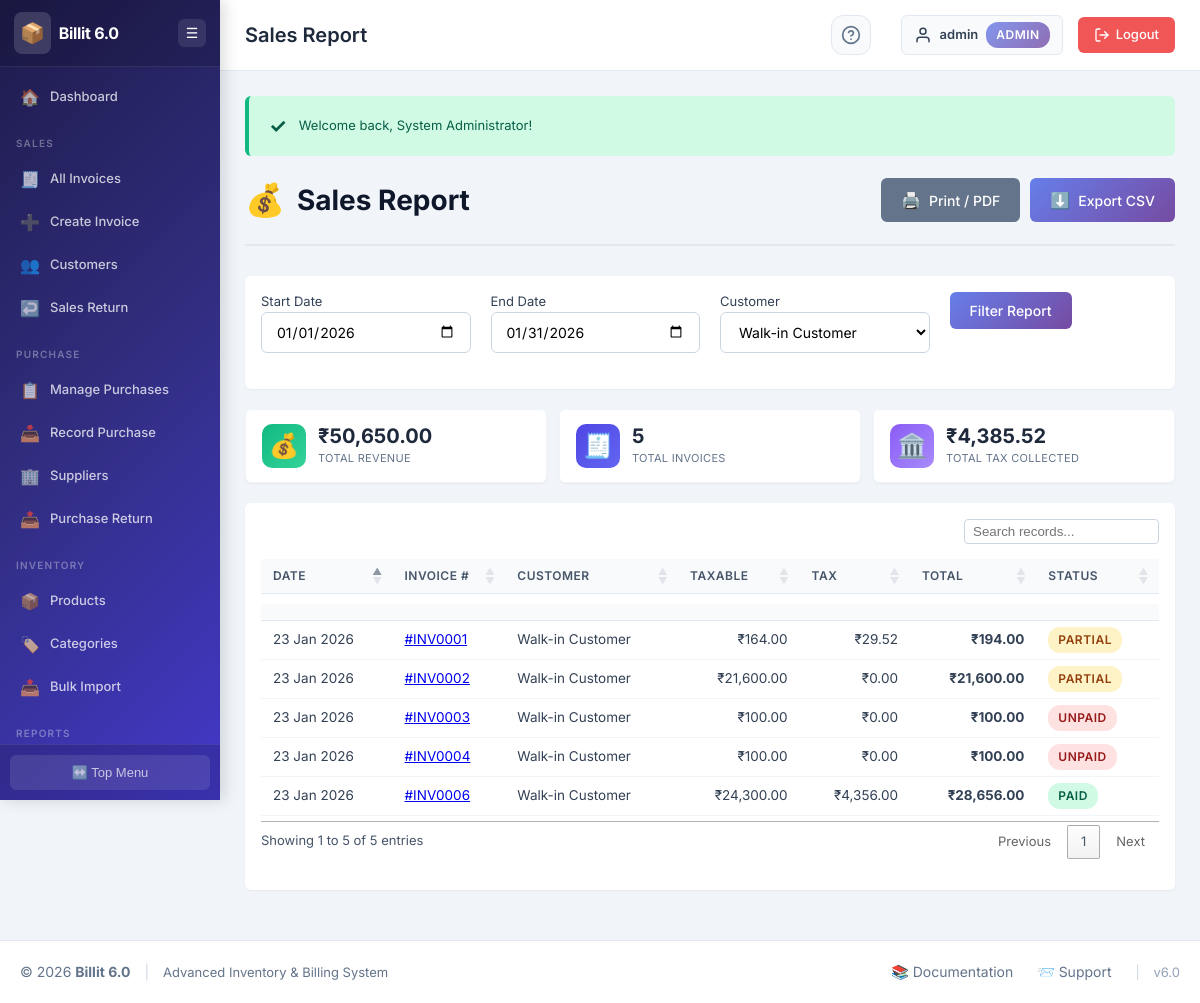
Screenshot of /reports/sales_report.php?customer_id=1 (signed in) with the database file from the repository.
### tables this page shows
CREATE TABLE `invoices` (
  `invoice_id` int(11) NOT NULL,
  `invoice_number` varchar(50) NOT NULL,
  `invoice_date` date NOT NULL,
  `customer_id` int(11) NOT NULL,
  `customer_name` varchar(200) NOT NULL,
  `customer_gstin` varchar(15) DEFAULT NULL,
  `customer_address` text DEFAULT NULL,
  `customer_state_code` varchar(2) DEFAULT NULL,
  `subtotal` decimal(10,2) NOT NULL DEFAULT 0.00,
  `discount_type` enum('percentage','amount') DEFAULT 'percentage',
  `discount_value` decimal(10,2) DEFAULT 0.00,
  `discount_amount` decimal(10,2) DEFAULT 0.00,
  `taxable_amount` decimal(10,2) NOT NULL DEFAULT 0.00,
  `cgst_amount` decimal(10,2) DEFAULT 0.00,
  `sgst_amount` decimal(10,2) DEFAULT 0.00,
  `igst_amount` decimal(10,2) DEFAULT 0.00,
  `total_tax` decimal(10,2) DEFAULT 0.00,
  `round_off` decimal(10,2) DEFAULT 0.00,
  `total_amount` decimal(10,2) NOT NULL DEFAULT 0.00,
  `amount_paid` decimal(10,2) DEFAULT 0.00,
  `amount_due` decimal(10,2) DEFAULT 0.00,
  `payment_status` enum('unpaid','partial','paid') NOT NULL DEFAULT 'unpaid',
  `invoice_status` enum('draft','finalized','cancelled') NOT NULL DEFAULT 'draft',
  `notes` text DEFAULT NULL,
  `terms_conditions` text DEFAULT NULL,
  `created_by` int(11) DEFAULT NULL,
  `created_at` timestamp NOT NULL DEFAULT current_timestamp(),
  `updated_at` timestamp NOT NULL DEFAULT current_timestamp() ON UPDATE current_timestamp()
);

### reports/sales_report.php (the view, shortened to what this page needs)
<?php
require_once '../config/config.php';
require_once '../includes/functions.php';
require_once '../includes/header.php';
$start_date = isset($_GET['start_date']) ? $_GET['start_date'] : date('Y-m-01');
$end_date = isset($_GET['end_date']) ? $_GET['end_date'] : date('Y-m-t');
$customer_id = isset($_GET['customer_id']) ? $_GET['customer_id'] : '';
$customers = db_fetch_all($connection, "SELECT customer_id, customer_name FROM customers ORDER BY customer_name");
$query = "SELECT * FROM invoices WHERE invoice_date BETWEEN '$start_date' AND '$end_date'";
if (!empty($customer_id)) {
    $query .= " AND customer_id = '$customer_id'";
}
$query .= " ORDER BY invoice_date DESC";
$invoices = db_fetch_all($connection, $query);
$total_revenue = 0;
$total_tax = 0;
foreach ($invoices as $inv) {
    $total_revenue += $inv['total_amount'];
    $total_tax += $inv['total_tax'];
}
?>
<div class="page-header">
    <div>
        <h2 class="page-title">
            <span class="page-icon">💰</span>
            Sales Report
        </h2>
    </div>
    <div class="page-actions">
        <button onclick="window.print()" class="btn btn-secondary">
            <span class="btn-icon">🖨️</span> Print / PDF
        </button>
        <a href="?export=csv&start_date=<?php echo $start_date; ?>&end_date=<?php echo $end_date; ?>&customer_id=<?php echo $customer_id; ?>" class="btn btn-primary">
            <span class="btn-icon">⬇️</span> Export CSV
        </a>
    </div>
</div>
<div class="card mb-20">
    <div class="card-body">
        <form method="GET" class="form-row align-items-end">
            <div class="form-group col-md-3">
                <label>Start Date</label>
                <input type="date" name="start_date" class="form-control" value="<?php echo $start_date; ?>">
            </div>
            <div class="form-group col-md-3">
                <label>End Date</label>
                <input type="date" name="end_date" class="form-control" value="<?php echo $end_date; ?>">
            </div>
            <div class="form-group col-md-3">
                <label>Customer</label>
                <select name="customer_id" class="form-control">
                    <?php foreach ($customers as $c): ?>
                        <option value="<?php echo $c['customer_id']; ?>" <?php echo $customer_id == $c['customer_id'] ? 'selected' : ''; ?>>
                            <?php echo escape_html($c['customer_name']); ?>
                        </option>
                    <?php endforeach; ?>
                </select>
            </div>
            <div class="form-group col-md-3">
                <button type="submit" class="btn btn-primary w-100">Filter Report</button>
            </div>
        </form>
    </div>
</div>
<div class="stats-grid">
    <div class="stat-card stat-card-green">
        <div class="stat-icon">💰</div>
        <div class="stat-content">
            <div class="stat-value">₹<?php echo number_format($total_revenue, 2); ?></div>
            <div class="stat-label">Total Revenue</div>
        </div>
    </div>
    <div class="stat-card stat-card-blue">
        <div class="stat-icon">🧾</div>
        <div class="stat-content">
            <div class="stat-value"><?php echo count($invoices); ?></div>
            <div class="stat-label">Total Invoices</div>
        </div>
    </div>
    <div class="stat-card stat-card-purple">
        <div class="stat-icon">🏛️</div>
        <div class="stat-content">
            <div class="stat-value">₹<?php echo number_format($total_tax, 2); ?></div>
            <div class="stat-label">Total Tax Collected</div>
        </div>
    </div>
</div>
<div class="card">
    <div class="card-body">
        <div class="table-responsive">
            <table class="data-table">
                <thead>
                    <tr>
                        <th>Date</th>
                        <th>Invoice #</th>
                        <th>Customer</th>
                        <th class="text-right">Taxable</th>
                        <th class="text-right">Tax</th>
                        <th class="text-right">Total</th>
                        <th>Status</th>
                    </tr>
                </thead>
                <tbody>
                    <?php if (count($invoices) > 0): ?>
                        <?php foreach ($invoices as $inv): ?>
                            <tr>
                                <td><?php echo date('d M Y', strtotime($inv['invoice_date'])); ?></td>
                                <td><a href="../invoices/view_invoice.php?id=<?php echo $inv['invoice_id']; ?>">#<?php echo $inv['invoice_number']; ?></a></td>
                                <td><?php echo escape_html($inv['customer_name']); ?></td>
                                <td class="text-right">₹<?php echo number_format($inv['taxable_amount'], 2); ?></td>
                                <td class="text-right">₹<?php echo number_format($inv['total_tax'], 2); ?></td>
                                <td class="text-right"><strong>₹<?php echo number_format($inv['total_amount'], 2); ?></strong></td>
                                <td>
                                    <span class="badge badge-<?php echo $inv['payment_status'] == 'paid' ? 'success' : ($inv['payment_status'] == 'partial' ? 'warning' : 'danger'); ?>">
                                        <?php echo ucfirst($inv['payment_status']); ?>
                                    </span>
                                </td>
                            </tr>
                        <?php endforeach; ?>
                    <?php else: ?>
                        <tr><td colspan="7" class="text-center">No records found.</td></tr>
                    <?php endif; ?>
                </tbody>
            </table>
        </div>
    </div>
</div>
<?php require_once '../includes/footer.php'; ?>

### includes/header.php (style rules this page uses)
table.dataTable { width: 100% !important; margin-top: 5px !important; margin-bottom: 5px !important; border-collapse: collapse !important; }
table.dataTable thead th { background-color: #f8fafc; border-bottom: 1px solid #e2e8f0 !important; font-size: 12px; font-weight: 600; text-transform: uppercase; letter-spacing: 0.5px; color: #475569; padding: 8px 12px !important; vertical-align: middle; }
table.dataTable tbody td { padding: 6px 12px !important; font-size: 13.5px; border-bottom: 1px solid #f1f5f9; color: #334155; vertical-align: middle; }

### rows the page displays
invoices: invoice_date "23 Jan 2026", invoice_number "INV0001", customer_name "Walk-in Customer", taxable_amount "164.00", total_tax "29.52", total_amount "194.00", payment_status "PARTIAL"
invoices: invoice_date "23 Jan 2026", invoice_number "INV0002", customer_name "Walk-in Customer", taxable_amount "21,600.00", total_tax "0.00", total_amount "21,600.00", payment_status "PARTIAL"
invoices: invoice_date "23 Jan 2026", invoice_number "INV0003", customer_name "Walk-in Customer", taxable_amount "100.00", total_tax "0.00", total_amount "100.00", payment_status "UNPAID"
invoices: invoice_date "23 Jan 2026", invoice_number "INV0004", customer_name "Walk-in Customer", taxable_amount "100.00", total_tax "0.00", total_amount "100.00", payment_status "UNPAID"
invoices: invoice_date "23 Jan 2026", invoice_number "INV0006", customer_name "Walk-in Customer", taxable_amount "24,300.00", total_tax "4,356.00", total_amount "28,656.00", payment_status "PAID"

### other values shown
APP_NAME "Billit 6.0"
$page_title "Sales Report"
escape_html($current_user) "admin"
$current_role "ADMIN"
$message "Welcome back, System Administrator!"
$total_revenue "50,650.00"
count($invoices) "5"
$total_tax "4,385.52"
APP_VERSION "6.0"
form field customer_id "Walk-in Customer"
